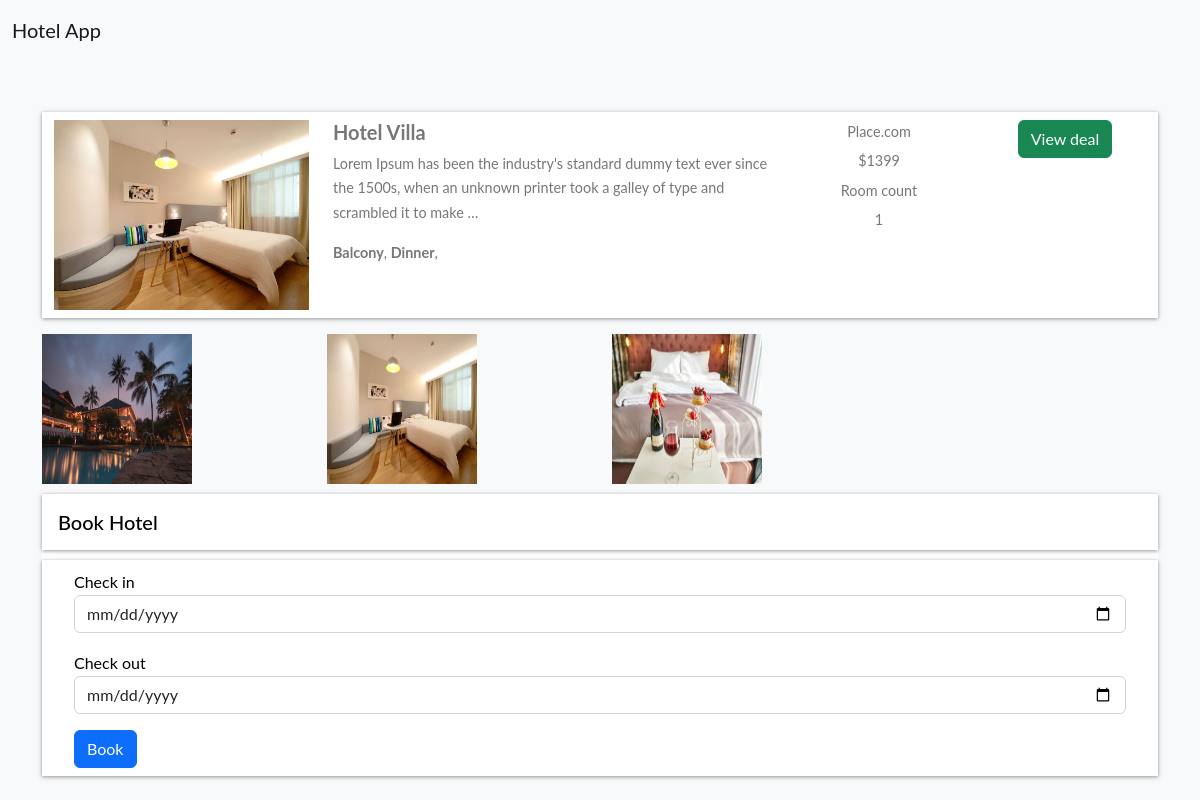
The page /hotel-detail/d25d5e6f0a09403585171c74890a771d/ (signed in) on the database its author committed.
### home/models.py (models this page shows, shortened)
class BaseModel(models.Model):
    uid = models.UUIDField(default=uuid.uuid4   , editable=False , primary_key=True)
    created_at = models.DateField(auto_now_add=True)
    updated_at = models.DateField(auto_now_add=True)
    class Meta:
        abstract = True

class Hotel(BaseModel):
    hotel_name= models.CharField(max_length=100)
    hotel_price = models.IntegerField()
    description = models.TextField()
    amenities = models.ManyToManyField(Amenities)
    room_count = models.IntegerField(default=10)

class HotelImages(BaseModel):
    hotel= models.ForeignKey(Hotel ,related_name="images", on_delete=models.CASCADE)
    images = models.ImageField(upload_to="hotels")

class Amenities(BaseModel):
    amenity_name = models.CharField(max_length=100)

### home/views.py (the view, shortened to what this page needs)
# urls.py: path('hotel-detail/<uid>/' , hotel_detail , name="hotel_detail"),
def hotel_detail(request,uid):
    hotel_obj = Hotel.objects.get(uid = uid)
    return render(request , 'hotel_detail.html' ,{
        'hotels_obj' :hotel_obj
    })

### home/templates/hotel_detail.html (shortened to what this page needs)
{% extends "base.html" %}
{%  block start %}
<div class="container mt-5 pt-5">
    <div class="row search-card-result">
        <div class="col-md-3">
        <a href="/hotel-detail/{{hotels_obj.uid}}">
            <img class="img-fluid" src="/media/{{hotels_obj.images.first.images}}" alt="Card image cap">
        </a></div>
        <div class="col-md-5">
            <h5>{{hotels_obj.hotel_name}}</h5>
            <p>
                {{hotels_obj.description|truncatechars:150}}
            </p>
            <p>
                {%for amenitie in hotels_obj.amenities.all %}
                <b>{{amenitie.amenity_name}}</b>,
                {% endfor %}
            </p>
        </div>
        <div class="col-md-2 border-left text-center more-offers">
            <p>Place.com</p>
            <p>${{hotels_obj.hotel_price}}</p>
            <p>Room count</p>
            <p>{{hotels_obj.room_count}}</p>
        </div>
        <div class="col-md-2 border-left text-center more-offers">
            <div class="btn btn-success">View deal </div>
        </div>
    </div>
    <div class="row">
        {% for image in hotels_obj.images.all %}
        <div class="col-md-3">
            <img src="/media/{{image.images}}" style="height: 150px ; width:150px">
        </div>
        {% endfor %}
    </div>
    {% if request.user.is_authenticated %}
    <div class="filter-card">
        <h5>Book Hotel</h5>
        <form method="post">
            <div class="row form-group">
                <div class="col-md-12">
                    <label for="mintopay">Check in</label>
                    <p>
                        <input type="date" name="checkin" id="checkin" class="form-control">
                    </p>
                </div>
                <div class="col-md-12">
                    <label for="maxtopay">Check out</label>
                    <p>
                        <input type="date" name="checkout" id="checkout" class="form-control">
                    </p>
                </div>
            </div>
            <div class="row form-group">
                <div class="col-md-12">
                    <input type="submit" class="btn btn-primary btn-block" value="Book">
                </div>
            </div>
        </form>
    </div>
    {% else %}
    <a href="/login/" class="btn btn-primary mt-5 ">Login</a>
    {% endif %}
</div>
{% endblock %}

### home/templates/base.html (style rules this page uses)
body { font-family: "Lato", Arial, sans-serif; font-weight: 400; font-size: 16px; line-height: 1.7; background: #fff; color: #777; }
.search-card-result { box-shadow: 0px 1px 4px rgba(41, 51, 57, 0.5); margin: 1rem 0; padding: 0.5rem 0; background-color: #fff; }
.search-card-result img { height: 190px; }
.search-card-result h5 { font-style: 1.1rem; font-weight: 700; }
.search-card-result p { font-size: 0.9rem; }
.search-card-result .more-offers p { margin-bottom: 0.3rem; }
.filter-card { padding: 0; background: #fff; color: black; }
.filter-card h5 { margin: 10px 0; padding: 1rem; box-shadow: 0px 1px 4px rgba(41, 51, 57, 0.5); color: #000; }
.filter-card form { box-shadow: 0px 1px 4px rgba(41, 51, 57, 0.5); padding: 0.5rem 2rem; }

### rows shown on the page
Hotel: images.first.images (picture), hotel_name "Hotel Villa", description "Lorem Ipsum has been the industry's standard dummy text ever since the 1500s, when an unknown printer took a galley of type and scrambled it to make …", hotel_price "1399", room_count "1"
Amenities: amenity_name "Balcony"
Amenities: amenity_name "Dinner"
HotelImages: images (picture)
HotelImages: images (picture)
HotelImages: images (picture)
